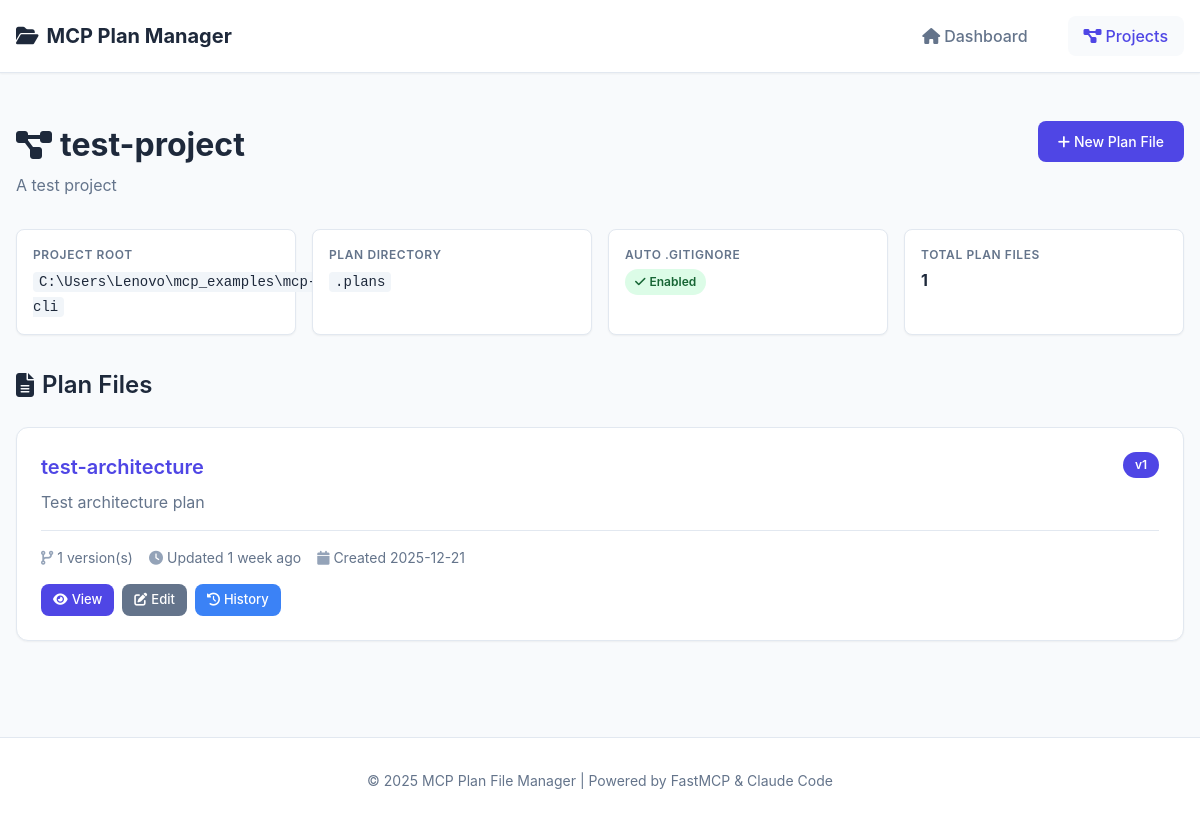
Screenshot of /projects/3d816ecd-489a-4fa0-abe2-15ec93f60d5a with the database file from the repository.
### src/database.py (models this page shows, shortened)
class ProjectModel(Base):
    __tablename__ = "projects"
    id = Column(GUID, primary_key=True, default=uuid.uuid4)
    name = Column(String, unique=True, nullable=False, index=True)
    description = Column(Text)
    project_root = Column(String)  # Absolute path to project root (where .git is)
    plan_directory = Column(String, default=".plans")  # Relative path within project
    auto_gitignore = Column(Boolean, default=True)  # Auto-update .gitignore
    created_at = Column(DateTime, default=datetime.utcnow)
    updated_at = Column(DateTime, default=datetime.utcnow, onupdate=datetime.utcnow)
    plan_files = relationship("PlanFileModel", back_populates="project", cascade="all, delete-orphan")

class PlanFileModel(Base):
    __tablename__ = "plan_files"
    id = Column(GUID, primary_key=True, default=uuid.uuid4)
    project_id = Column(GUID, ForeignKey("projects.id"), nullable=False, index=True)
    name = Column(String, nullable=False)  # Plan name (without .md extension)
    description = Column(Text)
    current_version = Column(Integer, default=1)
    auto_version = Column(Boolean, default=True)  # Auto-increment version on update
    created_at = Column(DateTime, default=datetime.utcnow)
    updated_at = Column(DateTime, default=datetime.utcnow, onupdate=datetime.utcnow)
    project = relationship("ProjectModel", back_populates="plan_files")
    versions = relationship("VersionModel", back_populates="plan_file", cascade="all, delete-orphan")

### src/web.py (the view)
@app.get("/projects/{project_id}", response_class=HTMLResponse)
async def project_detail(request: Request, project_id: str):
    ensure_db()
    session = get_session()
    try:
        project_uuid = UUID(project_id)
        project = get_project(session, project_uuid)
    except ValueError:
        raise HTTPException(status_code=400, detail="Invalid project ID")
    if not project:
        raise HTTPException(status_code=404, detail="Project not found")
    plan_files = db_list_plan_files(session, project_uuid)
    return templates.TemplateResponse("project_detail.html", {
        "request": request,
        "project": project,
        "plan_files": plan_files
    })

### web/templates/project_detail.html (shortened to what this page needs)
{% extends "base.html" %}
{% block content %}
<div class="project-detail">
    <header class="page-header">
        <div>
            <h1><i class="fas fa-project-diagram"></i> {{ project.name }}</h1>
            <p class="page-subtitle">{{ project.description or 'No description' }}</p>
        </div>
        <a href="/projects/{{ project.id }}/plans/new" class="btn btn-primary">
            <i class="fas fa-plus"></i> New Plan File
        </a>
    </header>
    <div class="info-grid">
        <div class="info-card">
            <div class="info-label">Project Root</div>
            <div class="info-value"><code>{{ project.project_root or 'Not set' }}</code></div>
        </div>
        <div class="info-card">
            <div class="info-label">Plan Directory</div>
            <div class="info-value"><code>{{ project.plan_directory }}</code></div>
        </div>
        <div class="info-card">
            <div class="info-label">Auto .gitignore</div>
            <div class="info-value">
                {% if project.auto_gitignore %}
                <span class="badge badge-success"><i class="fas fa-check"></i> Enabled</span>
                {% else %}
                <span class="badge badge-warning"><i class="fas fa-times"></i> Disabled</span>
                {% endif %}
            </div>
        </div>
        <div class="info-card">
            <div class="info-label">Total Plan Files</div>
            <div class="info-value"><strong>{{ plan_files|length }}</strong></div>
        </div>
    </div>
    <section class="content-section">
        <h2><i class="fas fa-file-alt"></i> Plan Files</h2>
        {% if plan_files %}
        <div class="plan-files-list">
            {% for plan_file in plan_files %}
            <div class="plan-file-card">
                <div class="plan-file-header">
                    <h3>
                        <a href="/plans/{{ plan_file.id }}">{{ plan_file.name }}</a>
                    </h3>
                    <span class="version-badge">v{{ plan_file.current_version }}</span>
                </div>
                {% if plan_file.description %}
                <p class="plan-file-description">{{ plan_file.description }}</p>
                {% endif %}
                <div class="plan-file-meta">
                    <span class="meta-item">
                        <i class="fas fa-code-branch"></i>
                        {{ plan_file.versions|length if plan_file.versions else plan_file.current_version }} version(s)
                    </span>
                    <span class="meta-item">
                        <i class="fas fa-clock"></i>
                        Updated {{ plan_file.updated_at|relative_time if plan_file.updated_at else 'never' }}
                    </span>
                    <span class="meta-item">
                        <i class="fas fa-calendar"></i>
                        Created {{ plan_file.created_at.strftime('%Y-%m-%d') if plan_file.created_at else 'unknown' }}
                    </span>
                </div>
                <div class="plan-file-actions">
                    <a href="/plans/{{ plan_file.id }}" class="btn btn-sm btn-primary">
                        <i class="fas fa-eye"></i> View
                    </a>
                    <a href="/plans/{{ plan_file.id }}/edit" class="btn btn-sm btn-secondary">
                        <i class="fas fa-edit"></i> Edit
                    </a>
                    <a href="/plans/{{ plan_file.id }}/history" class="btn btn-sm btn-info">
                        <i class="fas fa-history"></i> History
                    </a>
                </div>
            </div>
            {% endfor %}
        </div>
        {% endif %}
    </section>
</div>
{% endblock %}

### web/templates/base.html (shortened to what this page needs)
<!DOCTYPE html>
<html lang="en">
<head>
    <link rel="stylesheet" href="{{ url_for('static', path='/css/styles.css') }}">
    <link rel="stylesheet" href="https://cdnjs.cloudflare.com/ajax/libs/font-awesome/6.4.0/css/all.min.css">
</head>
<body>
    <nav class="navbar">
        <div class="container">
            <div class="nav-brand">
                <a href="/">
                    <i class="fas fa-folder-open"></i>
                    MCP Plan Manager
                </a>
            </div>
            <ul class="nav-menu">
                <li><a href="/" {% if request.url.path == '/' %}class="active"{% endif %}>
                    <i class="fas fa-home"></i> Dashboard
                </a></li>
                <li><a href="/projects" {% if '/projects' in request.url.path %}class="active"{% endif %}>
                    <i class="fas fa-project-diagram"></i> Projects
                </a></li>
            </ul>
        </div>
    </nav>
    <main class="main-content">
        <div class="container">
            {% block content %}{% endblock %}
        </div>
    </main>
    <footer class="footer">
        <div class="container">
            <p>&copy; 2025 MCP Plan File Manager | Powered by FastMCP & Claude Code</p>
        </div>
    </footer>
</body>
</html>

### rows the page displays
ProjectModel: name "test-project", description "A test project", project_root "C:\\Users\\Lenovo\\mcp_examples\\mcp-cli", plan_directory ".plans"
PlanFileModel: name "test-architecture", current_version "1", description "Test architecture plan", versions|length "1", updated_at|relative_time "1 week ago", created_at "2025-12-21"

### other values shown
{{ plan_files|length }} "1"
